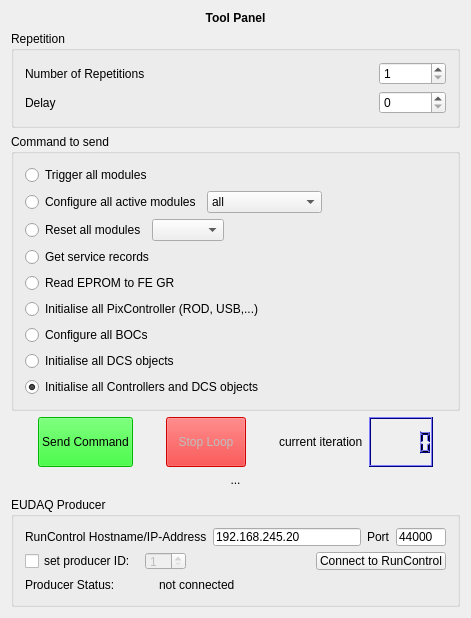
<?xml version="1.0" encoding="UTF-8"?>
<ui version="4.0">
 <class>ToolPanel</class>
 <widget class="QWidget" name="ToolPanel">
  <property name="enabled">
   <bool>true</bool>
  </property>
  <property name="geometry">
   <rect>
    <x>0</x>
    <y>0</y>
    <width>471</width>
    <height>618</height>
   </rect>
  </property>
  <property name="windowTitle">
   <string>Tool Panel</string>
  </property>
  <layout class="QVBoxLayout" name="verticalLayout_5">
   <item>
    <layout class="QVBoxLayout" name="verticalLayout_4">
     <item>
      <widget class="QLabel" name="label">
       <property name="font">
        <font>
         <weight>75</weight>
         <bold>true</bold>
        </font>
       </property>
       <property name="text">
        <string>Tool Panel</string>
       </property>
       <property name="alignment">
        <set>Qt::AlignCenter</set>
       </property>
      </widget>
     </item>
     <item>
      <widget class="QGroupBox" name="groupBox">
       <property name="title">
        <string>Repetition</string>
       </property>
       <layout class="QVBoxLayout" name="verticalLayout_3">
        <item>
         <layout class="QVBoxLayout">
          <item>
           <layout class="QHBoxLayout">
            <item>
             <widget class="QLabel" name="textLabel2">
              <property name="whatsThis">
               <string>Use the Spinbox to determine how many times the command schould be executed.</string>
              </property>
              <property name="text">
               <string>Number of Repetitions</string>
              </property>
              <property name="wordWrap">
               <bool>false</bool>
              </property>
             </widget>
            </item>
            <item>
             <spacer name="spacer6">
              <property name="orientation">
               <enum>Qt::Horizontal</enum>
              </property>
              <property name="sizeType">
               <enum>QSizePolicy::Expanding</enum>
              </property>
              <property name="sizeHint" stdset="0">
               <size>
                <width>41</width>
                <height>21</height>
               </size>
              </property>
             </spacer>
            </item>
            <item>
             <widget class="QSpinBox" name="repetitionSpinBox">
              <property name="enabled">
               <bool>true</bool>
              </property>
              <property name="minimumSize">
               <size>
                <width>60</width>
                <height>0</height>
               </size>
              </property>
              <property name="minimum">
               <number>1</number>
              </property>
              <property name="maximum">
               <number>999999</number>
              </property>
             </widget>
            </item>
           </layout>
          </item>
          <item>
           <layout class="QHBoxLayout">
            <item>
             <widget class="QLabel" name="textLabel3">
              <property name="whatsThis">
               <string>How much time should the system wait before sending the next repetition. [in s]</string>
              </property>
              <property name="text">
               <string>Delay</string>
              </property>
              <property name="wordWrap">
               <bool>false</bool>
              </property>
             </widget>
            </item>
            <item>
             <spacer name="spacer6_2">
              <property name="orientation">
               <enum>Qt::Horizontal</enum>
              </property>
              <property name="sizeType">
               <enum>QSizePolicy::Expanding</enum>
              </property>
              <property name="sizeHint" stdset="0">
               <size>
                <width>41</width>
                <height>21</height>
               </size>
              </property>
             </spacer>
            </item>
            <item>
             <widget class="QSpinBox" name="delaySpinBox">
              <property name="enabled">
               <bool>true</bool>
              </property>
              <property name="minimumSize">
               <size>
                <width>60</width>
                <height>0</height>
               </size>
              </property>
              <property name="maximum">
               <number>9999999</number>
              </property>
             </widget>
            </item>
           </layout>
          </item>
         </layout>
        </item>
       </layout>
      </widget>
     </item>
     <item>
      <widget class="QGroupBox" name="groupBox_2">
       <property name="title">
        <string>Command to send</string>
       </property>
       <layout class="QVBoxLayout" name="verticalLayout_2">
        <item>
         <layout class="QVBoxLayout" name="verticalLayout">
          <item>
           <widget class="QRadioButton" name="triggerChoiceRadioButton">
            <property name="enabled">
             <bool>true</bool>
            </property>
            <property name="text">
             <string>Trigger all modules</string>
            </property>
            <property name="checked">
             <bool>false</bool>
            </property>
           </widget>
          </item>
          <item>
           <layout class="QHBoxLayout" name="horizontalLayout_5">
            <property name="spacing">
             <number>6</number>
            </property>
            <property name="bottomMargin">
             <number>0</number>
            </property>
            <item>
             <widget class="QRadioButton" name="configurationChoiceRadioButton">
              <property name="text">
               <string>Configure all active modules</string>
              </property>
              <property name="checked">
               <bool>false</bool>
              </property>
             </widget>
            </item>
            <item>
             <widget class="QComboBox" name="configOpt">
              <item>
               <property name="text">
                <string>all</string>
               </property>
              </item>
              <item>
               <property name="text">
                <string>FE global regs</string>
               </property>
              </item>
              <item>
               <property name="text">
                <string>FE pixel regs</string>
               </property>
              </item>
              <item>
               <property name="text">
                <string>set to cfg. mode</string>
               </property>
              </item>
              <item>
               <property name="text">
                <string>set to run mode</string>
               </property>
              </item>
             </widget>
            </item>
            <item>
             <spacer name="horizontalSpacer_5">
              <property name="orientation">
               <enum>Qt::Horizontal</enum>
              </property>
              <property name="sizeHint" stdset="0">
               <size>
                <width>40</width>
                <height>20</height>
               </size>
              </property>
             </spacer>
            </item>
           </layout>
          </item>
          <item>
           <layout class="QHBoxLayout" name="horizontalLayout">
            <item>
             <widget class="QRadioButton" name="resetChoiceRadioButton">
              <property name="enabled">
               <bool>true</bool>
              </property>
              <property name="text">
               <string>Reset all modules</string>
              </property>
              <property name="checked">
               <bool>false</bool>
              </property>
             </widget>
            </item>
            <item>
             <widget class="QComboBox" name="resetOpt">
              <property name="currentIndex">
               <number>-1</number>
              </property>
             </widget>
            </item>
            <item>
             <spacer name="horizontalSpacer">
              <property name="orientation">
               <enum>Qt::Horizontal</enum>
              </property>
              <property name="sizeHint" stdset="0">
               <size>
                <width>40</width>
                <height>20</height>
               </size>
              </property>
             </spacer>
            </item>
           </layout>
          </item>
          <item>
           <widget class="QRadioButton" name="getSrvRec">
            <property name="text">
             <string>Get service records</string>
            </property>
           </widget>
          </item>
          <item>
           <widget class="QRadioButton" name="readEPROM">
            <property name="text">
             <string>Read EPROM to FE GR</string>
            </property>
           </widget>
          </item>
          <item>
           <widget class="QRadioButton" name="reinitRODs">
            <property name="enabled">
             <bool>true</bool>
            </property>
            <property name="text">
             <string>Initialise all PixController (ROD, USB,...)</string>
            </property>
            <property name="checked">
             <bool>false</bool>
            </property>
           </widget>
          </item>
          <item>
           <widget class="QRadioButton" name="resetBOCs">
            <property name="enabled">
             <bool>true</bool>
            </property>
            <property name="text">
             <string>Configure all BOCs</string>
            </property>
            <property name="checked">
             <bool>false</bool>
            </property>
           </widget>
          </item>
          <item>
           <widget class="QRadioButton" name="initDCS">
            <property name="enabled">
             <bool>true</bool>
            </property>
            <property name="text">
             <string>Initialise all DCS objects</string>
            </property>
            <property name="checked">
             <bool>false</bool>
            </property>
           </widget>
          </item>
          <item>
           <widget class="QRadioButton" name="initAll">
            <property name="enabled">
             <bool>true</bool>
            </property>
            <property name="text">
             <string>Initialise all Controllers and DCS objects</string>
            </property>
            <property name="checked">
             <bool>true</bool>
            </property>
           </widget>
          </item>
         </layout>
        </item>
       </layout>
      </widget>
     </item>
     <item>
      <layout class="QHBoxLayout">
       <item>
        <spacer name="spacer2_2">
         <property name="orientation">
          <enum>Qt::Horizontal</enum>
         </property>
         <property name="sizeType">
          <enum>QSizePolicy::Expanding</enum>
         </property>
         <property name="sizeHint" stdset="0">
          <size>
           <width>16</width>
           <height>21</height>
          </size>
         </property>
        </spacer>
       </item>
       <item>
        <widget class="QPushButton" name="sendCommandButton">
         <property name="enabled">
          <bool>true</bool>
         </property>
         <property name="minimumSize">
          <size>
           <width>0</width>
           <height>50</height>
          </size>
         </property>
         <property name="styleSheet">
          <string notr="true">background-color: rgb(0, 255, 0);</string>
         </property>
         <property name="text">
          <string>Send Command</string>
         </property>
        </widget>
       </item>
       <item>
        <spacer name="spacer2_2_2">
         <property name="orientation">
          <enum>Qt::Horizontal</enum>
         </property>
         <property name="sizeType">
          <enum>QSizePolicy::Expanding</enum>
         </property>
         <property name="sizeHint" stdset="0">
          <size>
           <width>16</width>
           <height>21</height>
          </size>
         </property>
        </spacer>
       </item>
       <item>
        <widget class="QPushButton" name="stopButton">
         <property name="enabled">
          <bool>false</bool>
         </property>
         <property name="minimumSize">
          <size>
           <width>0</width>
           <height>50</height>
          </size>
         </property>
         <property name="styleSheet">
          <string notr="true">background-color: rgb(255, 0, 0);</string>
         </property>
         <property name="text">
          <string>Stop Loop</string>
         </property>
         <property name="checkable">
          <bool>false</bool>
         </property>
        </widget>
       </item>
       <item>
        <spacer name="spacer9">
         <property name="orientation">
          <enum>Qt::Horizontal</enum>
         </property>
         <property name="sizeType">
          <enum>QSizePolicy::Expanding</enum>
         </property>
         <property name="sizeHint" stdset="0">
          <size>
           <width>16</width>
           <height>31</height>
          </size>
         </property>
        </spacer>
       </item>
       <item>
        <widget class="QLabel" name="textLabel1">
         <property name="text">
          <string>current iteration</string>
         </property>
         <property name="wordWrap">
          <bool>false</bool>
         </property>
        </widget>
       </item>
       <item>
        <widget class="QLCDNumber" name="iterDisplay">
         <property name="palette">
          <palette>
           <active>
            <colorrole role="WindowText">
             <brush brushstyle="SolidPattern">
              <color alpha="255">
               <red>0</red>
               <green>0</green>
               <blue>0</blue>
              </color>
             </brush>
            </colorrole>
            <colorrole role="Button">
             <brush brushstyle="SolidPattern">
              <color alpha="255">
               <red>0</red>
               <green>0</green>
               <blue>255</blue>
              </color>
             </brush>
            </colorrole>
            <colorrole role="Light">
             <brush brushstyle="SolidPattern">
              <color alpha="255">
               <red>127</red>
               <green>127</green>
               <blue>255</blue>
              </color>
             </brush>
            </colorrole>
            <colorrole role="Midlight">
             <brush brushstyle="SolidPattern">
              <color alpha="255">
               <red>63</red>
               <green>63</green>
               <blue>255</blue>
              </color>
             </brush>
            </colorrole>
            <colorrole role="Dark">
             <brush brushstyle="SolidPattern">
              <color alpha="255">
               <red>0</red>
               <green>0</green>
               <blue>127</blue>
              </color>
             </brush>
            </colorrole>
            <colorrole role="Mid">
             <brush brushstyle="SolidPattern">
              <color alpha="255">
               <red>0</red>
               <green>0</green>
               <blue>170</blue>
              </color>
             </brush>
            </colorrole>
            <colorrole role="Text">
             <brush brushstyle="SolidPattern">
              <color alpha="255">
               <red>0</red>
               <green>0</green>
               <blue>0</blue>
              </color>
             </brush>
            </colorrole>
            <colorrole role="BrightText">
             <brush brushstyle="SolidPattern">
              <color alpha="255">
               <red>255</red>
               <green>255</green>
               <blue>255</blue>
              </color>
             </brush>
            </colorrole>
            <colorrole role="ButtonText">
             <brush brushstyle="SolidPattern">
              <color alpha="255">
               <red>0</red>
               <green>0</green>
               <blue>0</blue>
              </color>
             </brush>
            </colorrole>
            <colorrole role="Base">
             <brush brushstyle="SolidPattern">
              <color alpha="255">
               <red>255</red>
               <green>255</green>
               <blue>255</blue>
              </color>
             </brush>
            </colorrole>
            <colorrole role="Window">
             <brush brushstyle="SolidPattern">
              <color alpha="255">
               <red>220</red>
               <green>220</green>
               <blue>220</blue>
              </color>
             </brush>
            </colorrole>
            <colorrole role="Shadow">
             <brush brushstyle="SolidPattern">
              <color alpha="255">
               <red>0</red>
               <green>0</green>
               <blue>0</blue>
              </color>
             </brush>
            </colorrole>
            <colorrole role="Highlight">
             <brush brushstyle="SolidPattern">
              <color alpha="255">
               <red>0</red>
               <green>0</green>
               <blue>128</blue>
              </color>
             </brush>
            </colorrole>
            <colorrole role="HighlightedText">
             <brush brushstyle="SolidPattern">
              <color alpha="255">
               <red>255</red>
               <green>255</green>
               <blue>255</blue>
              </color>
             </brush>
            </colorrole>
            <colorrole role="Link">
             <brush brushstyle="SolidPattern">
              <color alpha="255">
               <red>0</red>
               <green>0</green>
               <blue>0</blue>
              </color>
             </brush>
            </colorrole>
            <colorrole role="LinkVisited">
             <brush brushstyle="SolidPattern">
              <color alpha="255">
               <red>0</red>
               <green>0</green>
               <blue>0</blue>
              </color>
             </brush>
            </colorrole>
           </active>
           <inactive>
            <colorrole role="WindowText">
             <brush brushstyle="SolidPattern">
              <color alpha="255">
               <red>0</red>
               <green>0</green>
               <blue>0</blue>
              </color>
             </brush>
            </colorrole>
            <colorrole role="Button">
             <brush brushstyle="SolidPattern">
              <color alpha="255">
               <red>0</red>
               <green>0</green>
               <blue>255</blue>
              </color>
             </brush>
            </colorrole>
            <colorrole role="Light">
             <brush brushstyle="SolidPattern">
              <color alpha="255">
               <red>127</red>
               <green>127</green>
               <blue>255</blue>
              </color>
             </brush>
            </colorrole>
            <colorrole role="Midlight">
             <brush brushstyle="SolidPattern">
              <color alpha="255">
               <red>38</red>
               <green>38</green>
               <blue>255</blue>
              </color>
             </brush>
            </colorrole>
            <colorrole role="Dark">
             <brush brushstyle="SolidPattern">
              <color alpha="255">
               <red>0</red>
               <green>0</green>
               <blue>127</blue>
              </color>
             </brush>
            </colorrole>
            <colorrole role="Mid">
             <brush brushstyle="SolidPattern">
              <color alpha="255">
               <red>0</red>
               <green>0</green>
               <blue>170</blue>
              </color>
             </brush>
            </colorrole>
            <colorrole role="Text">
             <brush brushstyle="SolidPattern">
              <color alpha="255">
               <red>0</red>
               <green>0</green>
               <blue>0</blue>
              </color>
             </brush>
            </colorrole>
            <colorrole role="BrightText">
             <brush brushstyle="SolidPattern">
              <color alpha="255">
               <red>255</red>
               <green>255</green>
               <blue>255</blue>
              </color>
             </brush>
            </colorrole>
            <colorrole role="ButtonText">
             <brush brushstyle="SolidPattern">
              <color alpha="255">
               <red>0</red>
               <green>0</green>
               <blue>0</blue>
              </color>
             </brush>
            </colorrole>
            <colorrole role="Base">
             <brush brushstyle="SolidPattern">
              <color alpha="255">
               <red>255</red>
               <green>255</green>
               <blue>255</blue>
              </color>
             </brush>
            </colorrole>
            <colorrole role="Window">
             <brush brushstyle="SolidPattern">
              <color alpha="255">
               <red>220</red>
               <green>220</green>
               <blue>220</blue>
              </color>
             </brush>
            </colorrole>
            <colorrole role="Shadow">
             <brush brushstyle="SolidPattern">
              <color alpha="255">
               <red>0</red>
               <green>0</green>
               <blue>0</blue>
              </color>
             </brush>
            </colorrole>
            <colorrole role="Highlight">
             <brush brushstyle="SolidPattern">
              <color alpha="255">
               <red>0</red>
               <green>0</green>
               <blue>128</blue>
              </color>
             </brush>
            </colorrole>
            <colorrole role="HighlightedText">
             <brush brushstyle="SolidPattern">
              <color alpha="255">
               <red>255</red>
               <green>255</green>
               <blue>255</blue>
              </color>
             </brush>
            </colorrole>
            <colorrole role="Link">
             <brush brushstyle="SolidPattern">
              <color alpha="255">
               <red>0</red>
               <green>0</green>
               <blue>255</blue>
              </color>
             </brush>
            </colorrole>
            <colorrole role="LinkVisited">
             <brush brushstyle="SolidPattern">
              <color alpha="255">
               <red>255</red>
               <green>0</green>
               <blue>255</blue>
              </color>
             </brush>
            </colorrole>
           </inactive>
           <disabled>
            <colorrole role="WindowText">
             <brush brushstyle="SolidPattern">
              <color alpha="255">
               <red>128</red>
               <green>128</green>
               <blue>128</blue>
              </color>
             </brush>
            </colorrole>
            <colorrole role="Button">
             <brush brushstyle="SolidPattern">
              <color alpha="255">
               <red>0</red>
               <green>0</green>
               <blue>255</blue>
              </color>
             </brush>
            </colorrole>
            <colorrole role="Light">
             <brush brushstyle="SolidPattern">
              <color alpha="255">
               <red>127</red>
               <green>127</green>
               <blue>255</blue>
              </color>
             </brush>
            </colorrole>
            <colorrole role="Midlight">
             <brush brushstyle="SolidPattern">
              <color alpha="255">
               <red>38</red>
               <green>38</green>
               <blue>255</blue>
              </color>
             </brush>
            </colorrole>
            <colorrole role="Dark">
             <brush brushstyle="SolidPattern">
              <color alpha="255">
               <red>0</red>
               <green>0</green>
               <blue>127</blue>
              </color>
             </brush>
            </colorrole>
            <colorrole role="Mid">
             <brush brushstyle="SolidPattern">
              <color alpha="255">
               <red>0</red>
               <green>0</green>
               <blue>170</blue>
              </color>
             </brush>
            </colorrole>
            <colorrole role="Text">
             <brush brushstyle="SolidPattern">
              <color alpha="255">
               <red>128</red>
               <green>128</green>
               <blue>128</blue>
              </color>
             </brush>
            </colorrole>
            <colorrole role="BrightText">
             <brush brushstyle="SolidPattern">
              <color alpha="255">
               <red>255</red>
               <green>255</green>
               <blue>255</blue>
              </color>
             </brush>
            </colorrole>
            <colorrole role="ButtonText">
             <brush brushstyle="SolidPattern">
              <color alpha="255">
               <red>128</red>
               <green>128</green>
               <blue>128</blue>
              </color>
             </brush>
            </colorrole>
            <colorrole role="Base">
             <brush brushstyle="SolidPattern">
              <color alpha="255">
               <red>255</red>
               <green>255</green>
               <blue>255</blue>
              </color>
             </brush>
            </colorrole>
            <colorrole role="Window">
             <brush brushstyle="SolidPattern">
              <color alpha="255">
               <red>220</red>
               <green>220</green>
               <blue>220</blue>
              </color>
             </brush>
            </colorrole>
            <colorrole role="Shadow">
             <brush brushstyle="SolidPattern">
              <color alpha="255">
               <red>0</red>
               <green>0</green>
               <blue>0</blue>
              </color>
             </brush>
            </colorrole>
            <colorrole role="Highlight">
             <brush brushstyle="SolidPattern">
              <color alpha="255">
               <red>0</red>
               <green>0</green>
               <blue>128</blue>
              </color>
             </brush>
            </colorrole>
            <colorrole role="HighlightedText">
             <brush brushstyle="SolidPattern">
              <color alpha="255">
               <red>255</red>
               <green>255</green>
               <blue>255</blue>
              </color>
             </brush>
            </colorrole>
            <colorrole role="Link">
             <brush brushstyle="SolidPattern">
              <color alpha="255">
               <red>0</red>
               <green>0</green>
               <blue>255</blue>
              </color>
             </brush>
            </colorrole>
            <colorrole role="LinkVisited">
             <brush brushstyle="SolidPattern">
              <color alpha="255">
               <red>255</red>
               <green>0</green>
               <blue>255</blue>
              </color>
             </brush>
            </colorrole>
           </disabled>
          </palette>
         </property>
        </widget>
       </item>
       <item>
        <spacer name="spacer3_2">
         <property name="orientation">
          <enum>Qt::Horizontal</enum>
         </property>
         <property name="sizeType">
          <enum>QSizePolicy::Expanding</enum>
         </property>
         <property name="sizeHint" stdset="0">
          <size>
           <width>16</width>
           <height>31</height>
          </size>
         </property>
        </spacer>
       </item>
      </layout>
     </item>
     <item>
      <widget class="QLabel" name="statusLabel">
       <property name="text">
        <string>...</string>
       </property>
       <property name="alignment">
        <set>Qt::AlignCenter</set>
       </property>
       <property name="wordWrap">
        <bool>false</bool>
       </property>
      </widget>
     </item>
     <item>
      <spacer name="spacer2">
       <property name="orientation">
        <enum>Qt::Vertical</enum>
       </property>
       <property name="sizeType">
        <enum>QSizePolicy::Expanding</enum>
       </property>
       <property name="sizeHint" stdset="0">
        <size>
         <width>448</width>
         <height>17</height>
        </size>
       </property>
      </spacer>
     </item>
     <item>
      <widget class="QGroupBox" name="eudaq_groupBox">
       <property name="minimumSize">
        <size>
         <width>0</width>
         <height>100</height>
        </size>
       </property>
       <property name="title">
        <string>EUDAQ Producer</string>
       </property>
       <layout class="QGridLayout" name="gridLayout">
        <item row="0" column="0">
         <layout class="QHBoxLayout" name="horizontalLayout_2">
          <item>
           <widget class="QLabel" name="eudaq_rcAddress_label">
            <property name="text">
             <string>RunControl Hostname/IP-Address</string>
            </property>
           </widget>
          </item>
          <item>
           <widget class="QLineEdit" name="eudaq_rcAddress">
            <property name="text">
             <string>192.168.245.20</string>
            </property>
           </widget>
          </item>
          <item>
           <widget class="QLabel" name="label_2">
            <property name="text">
             <string>Port</string>
            </property>
           </widget>
          </item>
          <item>
           <widget class="QLineEdit" name="eudaq_rcPort">
            <property name="sizePolicy">
             <sizepolicy hsizetype="Fixed" vsizetype="Fixed">
              <horstretch>0</horstretch>
              <verstretch>0</verstretch>
             </sizepolicy>
            </property>
            <property name="minimumSize">
             <size>
              <width>50</width>
              <height>0</height>
             </size>
            </property>
            <property name="maximumSize">
             <size>
              <width>50</width>
              <height>16777215</height>
             </size>
            </property>
            <property name="text">
             <string>44000</string>
            </property>
           </widget>
          </item>
         </layout>
        </item>
        <item row="3" column="0">
         <layout class="QHBoxLayout" name="horizontalLayout_4">
          <item>
           <widget class="QLabel" name="eudaq_status_text">
            <property name="minimumSize">
             <size>
              <width>120</width>
              <height>0</height>
             </size>
            </property>
            <property name="maximumSize">
             <size>
              <width>90</width>
              <height>16777215</height>
             </size>
            </property>
            <property name="text">
             <string>Producer Status:</string>
            </property>
           </widget>
          </item>
          <item>
           <spacer name="horizontalSpacer_4">
            <property name="orientation">
             <enum>Qt::Horizontal</enum>
            </property>
            <property name="sizeType">
             <enum>QSizePolicy::Fixed</enum>
            </property>
            <property name="sizeHint" stdset="0">
             <size>
              <width>8</width>
              <height>5</height>
             </size>
            </property>
           </spacer>
          </item>
          <item>
           <widget class="QLabel" name="eudaq_status">
            <property name="text">
             <string>not connected</string>
            </property>
           </widget>
          </item>
          <item>
           <spacer name="horizontalSpacer_3">
            <property name="orientation">
             <enum>Qt::Horizontal</enum>
            </property>
            <property name="sizeHint" stdset="0">
             <size>
              <width>40</width>
              <height>20</height>
             </size>
            </property>
           </spacer>
          </item>
         </layout>
        </item>
        <item row="1" column="0">
         <layout class="QHBoxLayout" name="horizontalLayout_3">
          <item>
           <widget class="QCheckBox" name="pidBox">
            <property name="text">
             <string>set producer ID: </string>
            </property>
           </widget>
          </item>
          <item>
           <widget class="QSpinBox" name="PIDVal">
            <property name="enabled">
             <bool>false</bool>
            </property>
            <property name="minimum">
             <number>1</number>
            </property>
           </widget>
          </item>
          <item>
           <spacer name="horizontalSpacer_2">
            <property name="orientation">
             <enum>Qt::Horizontal</enum>
            </property>
            <property name="sizeHint" stdset="0">
             <size>
              <width>40</width>
              <height>20</height>
             </size>
            </property>
           </spacer>
          </item>
          <item>
           <widget class="QPushButton" name="eudaq_cmdStartStopProducer">
            <property name="text">
             <string>Connect to RunControl</string>
            </property>
           </widget>
          </item>
         </layout>
        </item>
       </layout>
      </widget>
     </item>
    </layout>
   </item>
  </layout>
 </widget>
 <layoutdefault spacing="6" margin="11"/>
 <pixmapfunction>qPixmapFromMimeSource</pixmapfunction>
 <resources/>
 <connections>
  <connection>
   <sender>pidBox</sender>
   <signal>toggled(bool)</signal>
   <receiver>PIDVal</receiver>
   <slot>setEnabled(bool)</slot>
   <hints>
    <hint type="sourcelabel">
     <x>53</x>
     <y>567</y>
    </hint>
    <hint type="destinationlabel">
     <x>119</x>
     <y>570</y>
    </hint>
   </hints>
  </connection>
 </connections>
</ui>
